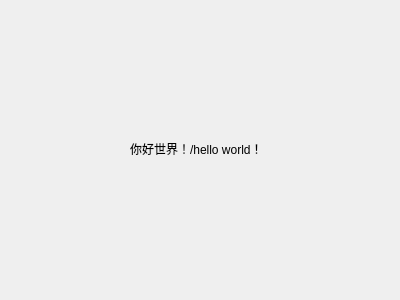
<?xml version="1.0" encoding="UTF-8"?>
<ui version="4.0">
 <class>Widget</class>
 <widget class="QWidget" name="Widget">
  <property name="geometry">
   <rect>
    <x>0</x>
    <y>0</y>
    <width>400</width>
    <height>300</height>
   </rect>
  </property>
  <property name="windowTitle">
   <string>Form</string>
  </property>
  <widget class="QLabel" name="label">
   <property name="geometry">
    <rect>
     <x>130</x>
     <y>140</y>
     <width>139</width>
     <height>18</height>
    </rect>
   </property>
   <property name="text">
    <string>你好世界！/hello world！</string>
   </property>
  </widget>
 </widget>
 <resources/>
 <connections/>
</ui>
